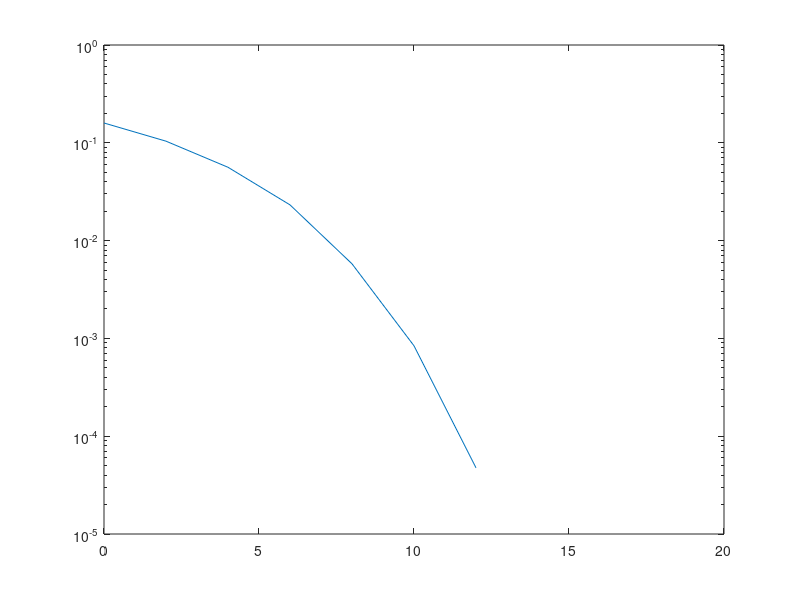

Write the MATLAB code that produced this figure. (Note: this script raises an error after producing the figure.)
clear all;close all;clc

numIter = 100; %100;
nSym = 1000;
SNR_Vec = 0:2:16;
lenSNR = length(SNR_Vec);

M = 4;

chan = 1;
%chan = [1 .2 .4]; %Moderate ISI
%chan = [0.227 0.460 0.688 0.460 0.227]; %Severe ISI

berVec = zeros(numIter, lenSNR);

for i = 1:numIter
    
    bits = randi([0 log2(M)],1,nSym*log2(M));
    msg = bits;
    
    for j = 1:lenSNR
        tx = qammod(msg,M);
        
        if isequal(chan,1)
            txChan = tx;
        elseif isa(chan, 'channel.rayleigh')
            reset(chan)
            txChan = filter(chan,tx)
        else
            txChan = filter(chan,1,tx)
        end
        
        txNoisy = awgn(txChan, SNR_Vec(j), 'measured');
        
        %add equalization
        
        rx = qamdemod(txNoisy, M);
        
        rxMSG = rx;
        
        [~,berVec(i,j)] = biterr(msg, rxMSG);
        
    end
end

ber = mean(berVec,1);
semilogy(SNR_Vec, ber)

%computer theoretical BER

berTheory = berawgn(SNR_Vec, 'QAM', 4);
hold on
semilogy(SNR_Vec+3, berTheory, 'r');
legend('BER', 'Theoretical BER')